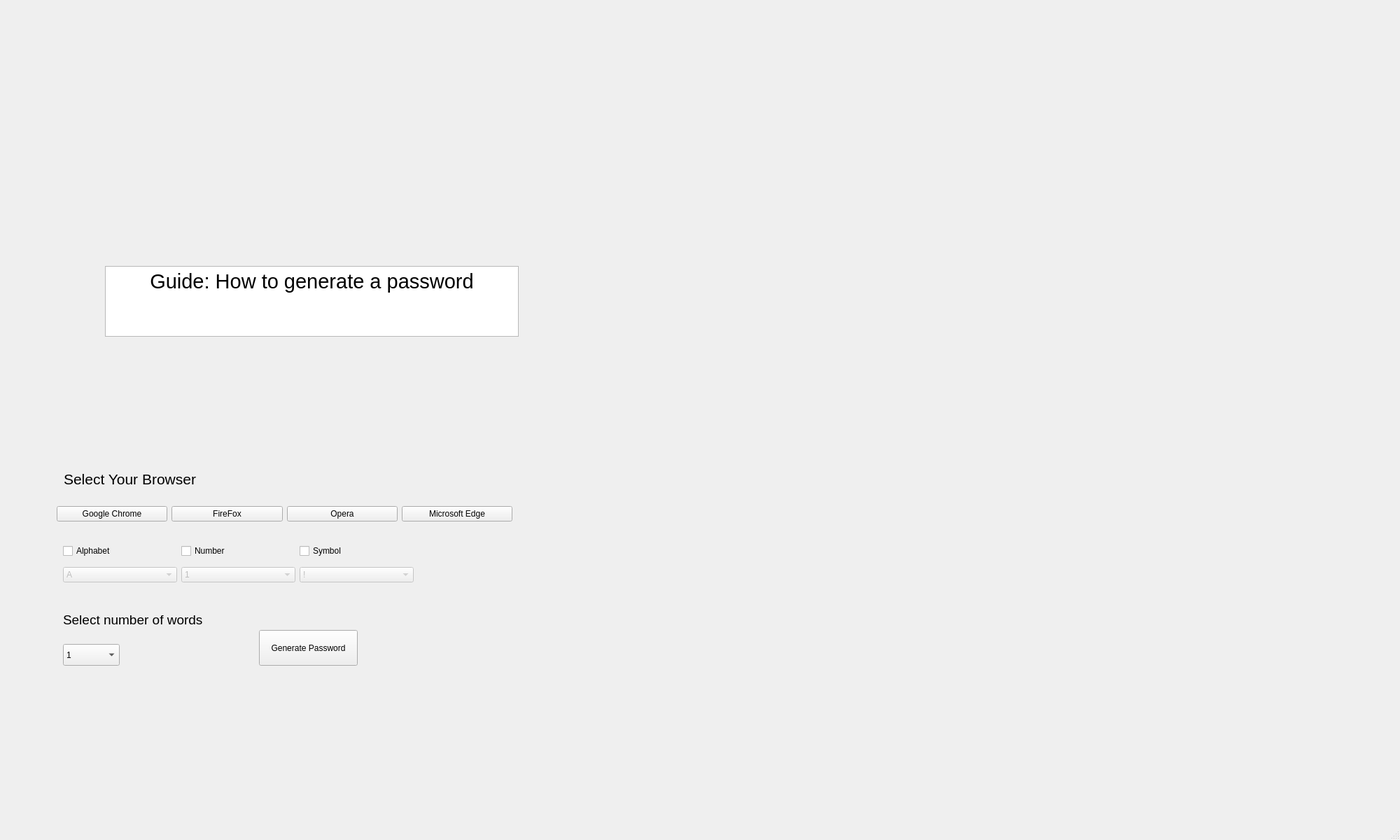
<?xml version="1.0" encoding="UTF-8"?>
<ui version="4.0">
 <class>MainWindow</class>
 <widget class="QMainWindow" name="MainWindow">
  <property name="geometry">
   <rect>
    <x>0</x>
    <y>0</y>
    <width>2000</width>
    <height>1200</height>
   </rect>
  </property>
  <property name="windowTitle">
   <string>EzPass</string>
  </property>
  <property name="windowIcon">
   <iconset>
    <normaloff>images/lock_icon.png</normaloff>images/lock_icon.png</iconset>
  </property>
  <property name="autoFillBackground">
   <bool>false</bool>
  </property>
  <property name="styleSheet">
   <string notr="true"/>
  </property>
  <widget class="QWidget" name="centralwidget">
   <widget class="QLabel" name="label">
    <property name="geometry">
     <rect>
      <x>0</x>
      <y>0</y>
      <width>800</width>
      <height>450</height>
     </rect>
    </property>
    <property name="text">
     <string/>
    </property>
    <property name="pixmap">
     <pixmap>images/whitecat.jpg</pixmap>
    </property>
    <property name="scaledContents">
     <bool>true</bool>
    </property>
   </widget>
   <widget class="QLabel" name="label_selectBrowser">
    <property name="geometry">
     <rect>
      <x>91</x>
      <y>659</y>
      <width>491</width>
      <height>51</height>
     </rect>
    </property>
    <property name="font">
     <font>
      <pointsize>16</pointsize>
     </font>
    </property>
    <property name="autoFillBackground">
     <bool>true</bool>
    </property>
    <property name="text">
     <string>Select Your Browser</string>
    </property>
   </widget>
   <widget class="QWidget" name="layoutWidget">
    <property name="geometry">
     <rect>
      <x>81</x>
      <y>704</y>
      <width>651</width>
      <height>61</height>
     </rect>
    </property>
    <layout class="QHBoxLayout" name="horizontalLayout">
     <item>
      <widget class="QPushButton" name="chromeButton">
       <property name="text">
        <string>Google Chrome</string>
       </property>
       <property name="icon">
        <iconset>
         <normaloff>images/Google-Chrome-icon.png</normaloff>images/Google-Chrome-icon.png</iconset>
       </property>
       <property name="iconSize">
        <size>
         <width>20</width>
         <height>20</height>
        </size>
       </property>
      </widget>
     </item>
     <item>
      <widget class="QPushButton" name="FireFoxButton">
       <property name="text">
        <string>FireFox</string>
       </property>
       <property name="icon">
        <iconset>
         <normaloff>images/Firefox-icon.png</normaloff>images/Firefox-icon.png</iconset>
       </property>
       <property name="iconSize">
        <size>
         <width>20</width>
         <height>20</height>
        </size>
       </property>
      </widget>
     </item>
     <item>
      <widget class="QPushButton" name="OperaButton">
       <property name="text">
        <string>Opera</string>
       </property>
       <property name="icon">
        <iconset>
         <normaloff>images/Opera-icon.png</normaloff>images/Opera-icon.png</iconset>
       </property>
       <property name="iconSize">
        <size>
         <width>20</width>
         <height>20</height>
        </size>
       </property>
      </widget>
     </item>
     <item>
      <widget class="QPushButton" name="MicrosoftEdge">
       <property name="text">
        <string>Microsoft Edge</string>
       </property>
       <property name="icon">
        <iconset>
         <normaloff>images/icons8-microsoft-edge-96.png</normaloff>images/icons8-microsoft-edge-96.png</iconset>
       </property>
       <property name="iconSize">
        <size>
         <width>20</width>
         <height>20</height>
        </size>
       </property>
      </widget>
     </item>
    </layout>
   </widget>
   <widget class="QLabel" name="label_noOfWords">
    <property name="geometry">
     <rect>
      <x>90</x>
      <y>860</y>
      <width>271</width>
      <height>51</height>
     </rect>
    </property>
    <property name="font">
     <font>
      <pointsize>14</pointsize>
     </font>
    </property>
    <property name="text">
     <string>Select number of words</string>
    </property>
    <property name="alignment">
     <set>Qt::AlignLeading|Qt::AlignLeft|Qt::AlignVCenter</set>
    </property>
   </widget>
   <widget class="QComboBox" name="comboBox_Number_2">
    <property name="enabled">
     <bool>true</bool>
    </property>
    <property name="geometry">
     <rect>
      <x>90</x>
      <y>920</y>
      <width>81</width>
      <height>31</height>
     </rect>
    </property>
    <item>
     <property name="text">
      <string>1</string>
     </property>
    </item>
    <item>
     <property name="text">
      <string>2</string>
     </property>
    </item>
    <item>
     <property name="text">
      <string>3</string>
     </property>
    </item>
    <item>
     <property name="text">
      <string>4</string>
     </property>
    </item>
    <item>
     <property name="text">
      <string>5</string>
     </property>
    </item>
   </widget>
   <widget class="QTextBrowser" name="textBrowser">
    <property name="geometry">
     <rect>
      <x>150</x>
      <y>380</y>
      <width>591</width>
      <height>101</height>
     </rect>
    </property>
    <property name="html">
     <string>&lt;!DOCTYPE HTML PUBLIC &quot;-//W3C//DTD HTML 4.0//EN&quot; &quot;http://www.w3.org/TR/REC-html40/strict.dtd&quot;&gt;
&lt;html&gt;&lt;head&gt;&lt;meta name=&quot;qrichtext&quot; content=&quot;1&quot; /&gt;&lt;style type=&quot;text/css&quot;&gt;
p, li { white-space: pre-wrap; }
&lt;/style&gt;&lt;/head&gt;&lt;body style=&quot; font-family:'MS Shell Dlg 2'; font-size:8pt; font-weight:400; font-style:normal;&quot;&gt;
&lt;p align=&quot;center&quot; style=&quot; margin-top:0px; margin-bottom:0px; margin-left:0px; margin-right:0px; -qt-block-indent:0; text-indent:0px;&quot;&gt;&lt;span style=&quot; font-size:22pt;&quot;&gt;Guide: How to generate a password&lt;/span&gt;&lt;/p&gt;
&lt;p align=&quot;center&quot; style=&quot;-qt-paragraph-type:empty; margin-top:0px; margin-bottom:0px; margin-left:0px; margin-right:0px; -qt-block-indent:0; text-indent:0px; font-size:22pt;&quot;&gt;&lt;br /&gt;&lt;/p&gt;&lt;/body&gt;&lt;/html&gt;</string>
    </property>
   </widget>
   <widget class="QWidget" name="layoutWidget">
    <property name="geometry">
     <rect>
      <x>90</x>
      <y>770</y>
      <width>501</width>
      <height>71</height>
     </rect>
    </property>
    <layout class="QVBoxLayout" name="verticalLayout">
     <item>
      <layout class="QHBoxLayout" name="horizontalLayout_2">
       <item>
        <widget class="QCheckBox" name="checkBox_Alphabet">
         <property name="enabled">
          <bool>true</bool>
         </property>
         <property name="text">
          <string>Alphabet</string>
         </property>
         <property name="checkable">
          <bool>true</bool>
         </property>
        </widget>
       </item>
       <item>
        <widget class="QCheckBox" name="checkBox_Number">
         <property name="enabled">
          <bool>true</bool>
         </property>
         <property name="text">
          <string>Number</string>
         </property>
         <property name="checkable">
          <bool>true</bool>
         </property>
        </widget>
       </item>
       <item>
        <widget class="QCheckBox" name="checkBox_Symbol">
         <property name="enabled">
          <bool>true</bool>
         </property>
         <property name="text">
          <string>Symbol</string>
         </property>
         <property name="checkable">
          <bool>true</bool>
         </property>
        </widget>
       </item>
      </layout>
     </item>
     <item>
      <layout class="QHBoxLayout" name="horizontalLayout_3">
       <item>
        <widget class="QComboBox" name="comboBox_Alphabet">
         <property name="enabled">
          <bool>false</bool>
         </property>
         <item>
          <property name="text">
           <string>A</string>
          </property>
         </item>
         <item>
          <property name="text">
           <string>B</string>
          </property>
         </item>
         <item>
          <property name="text">
           <string>C</string>
          </property>
         </item>
         <item>
          <property name="text">
           <string>D</string>
          </property>
         </item>
         <item>
          <property name="text">
           <string>E</string>
          </property>
         </item>
         <item>
          <property name="text">
           <string>F</string>
          </property>
         </item>
         <item>
          <property name="text">
           <string>G</string>
          </property>
         </item>
         <item>
          <property name="text">
           <string>H</string>
          </property>
         </item>
         <item>
          <property name="text">
           <string>I</string>
          </property>
         </item>
         <item>
          <property name="text">
           <string>J</string>
          </property>
         </item>
         <item>
          <property name="text">
           <string>K</string>
          </property>
         </item>
         <item>
          <property name="text">
           <string>L</string>
          </property>
         </item>
         <item>
          <property name="text">
           <string>M</string>
          </property>
         </item>
         <item>
          <property name="text">
           <string>N</string>
          </property>
         </item>
         <item>
          <property name="text">
           <string>O</string>
          </property>
         </item>
         <item>
          <property name="text">
           <string>P</string>
          </property>
         </item>
         <item>
          <property name="text">
           <string>Q</string>
          </property>
         </item>
         <item>
          <property name="text">
           <string>R</string>
          </property>
         </item>
         <item>
          <property name="text">
           <string>S</string>
          </property>
         </item>
         <item>
          <property name="text">
           <string>T</string>
          </property>
         </item>
         <item>
          <property name="text">
           <string>U</string>
          </property>
         </item>
         <item>
          <property name="text">
           <string>V</string>
          </property>
         </item>
         <item>
          <property name="text">
           <string>W</string>
          </property>
         </item>
         <item>
          <property name="text">
           <string>X</string>
          </property>
         </item>
         <item>
          <property name="text">
           <string>Y</string>
          </property>
         </item>
         <item>
          <property name="text">
           <string>Z</string>
          </property>
         </item>
        </widget>
       </item>
       <item>
        <widget class="QComboBox" name="comboBox_Number">
         <property name="enabled">
          <bool>false</bool>
         </property>
         <item>
          <property name="text">
           <string>1</string>
          </property>
         </item>
         <item>
          <property name="text">
           <string>2</string>
          </property>
         </item>
         <item>
          <property name="text">
           <string>3</string>
          </property>
         </item>
         <item>
          <property name="text">
           <string>4</string>
          </property>
         </item>
         <item>
          <property name="text">
           <string>5</string>
          </property>
         </item>
         <item>
          <property name="text">
           <string>6</string>
          </property>
         </item>
         <item>
          <property name="text">
           <string>7</string>
          </property>
         </item>
         <item>
          <property name="text">
           <string>8</string>
          </property>
         </item>
         <item>
          <property name="text">
           <string>9</string>
          </property>
         </item>
         <item>
          <property name="text">
           <string>0</string>
          </property>
         </item>
        </widget>
       </item>
       <item>
        <widget class="QComboBox" name="comboBox_Symbol">
         <property name="enabled">
          <bool>false</bool>
         </property>
         <item>
          <property name="text">
           <string>!</string>
          </property>
         </item>
         <item>
          <property name="text">
           <string>@</string>
          </property>
         </item>
         <item>
          <property name="text">
           <string>#</string>
          </property>
         </item>
         <item>
          <property name="text">
           <string>$</string>
          </property>
         </item>
         <item>
          <property name="text">
           <string>%</string>
          </property>
         </item>
         <item>
          <property name="text">
           <string>^</string>
          </property>
         </item>
         <item>
          <property name="text">
           <string>&amp;</string>
          </property>
         </item>
         <item>
          <property name="text">
           <string>*</string>
          </property>
         </item>
         <item>
          <property name="text">
           <string>?</string>
          </property>
         </item>
        </widget>
       </item>
      </layout>
     </item>
    </layout>
   </widget>
   <widget class="QPushButton" name="genPwd">
    <property name="enabled">
     <bool>true</bool>
    </property>
    <property name="geometry">
     <rect>
      <x>370</x>
      <y>900</y>
      <width>141</width>
      <height>51</height>
     </rect>
    </property>
    <property name="autoFillBackground">
     <bool>false</bool>
    </property>
    <property name="styleSheet">
     <string notr="true">.genPwdBtn {
	box-shadow: -7px 4px 8px 1px #9fb4f2;
	background:linear-gradient(to bottom, #7892c2 5%, #476e9e 100%);
	background-color:#7892c2;
	border-radius:30px;
	border:2px solid #4e6096;
	display:inline-block;
	cursor:pointer;
	color:#ffffff;
	font-family:Trebuchet MS;
	font-size:19px;
	font-weight:bold;
	padding:25px 59px;
	text-decoration:none;
	text-shadow:0px 2px 0px #283966;
}
.genPwdBtn:hover {
	background:linear-gradient(to bottom, #476e9e 5%, #7892c2 100%);
	background-color:#476e9e;
}
.genPwdBtn:active {
	position:relative;
	top:1px;
}</string>
    </property>
    <property name="text">
     <string>Generate Password</string>
    </property>
    <property name="checkable">
     <bool>false</bool>
    </property>
    <property name="checked">
     <bool>false</bool>
    </property>
    <property name="flat">
     <bool>false</bool>
    </property>
   </widget>
  </widget>
  <widget class="QMenuBar" name="menubar">
   <property name="geometry">
    <rect>
     <x>0</x>
     <y>0</y>
     <width>2000</width>
     <height>18</height>
    </rect>
   </property>
  </widget>
  <widget class="QStatusBar" name="statusbar"/>
 </widget>
 <resources/>
 <connections/>
</ui>
